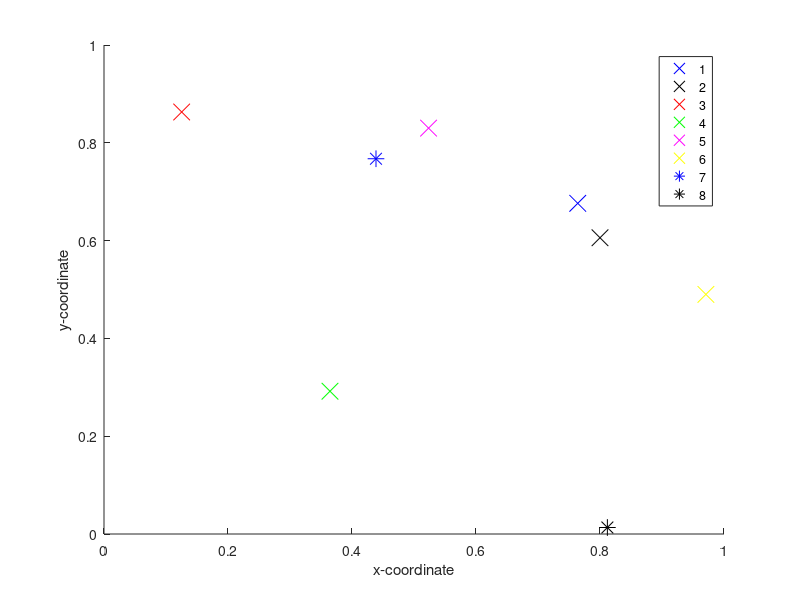

Here is the MATLAB script that generated this plot: (Note: this script raises an error after producing the figure.)
%% Initialize coordinates of cities
%n=input('number of cities:');
clc;
close all;
clear all;


n=8;
% city=rand(n,2); % random init of coordinates of cities
                % 'city' matrix and 'n' can be provided explicitly instead 
                % of random init of coordinates of cities
% city =[0.0640    0.4192;
%     0.5628    0.9510;
%     0.8773    0.9927;
%     0.3052    0.1991;
%     0.6523    0.8703;
%     0.2235    0.6982;
%     0.0350    0.2255;
%     0.6443    0.6001;
%     0.5395    0.0192;
%     0.9961    0.7132];
                
% city =[0.5851    0.9890;
% 0.5749    0.8064;
% 0.2065    0.0430;
% 0.0571    0.5424;
% 0.2295    0.2647];

%order = [1 2 3 5 4];
order = [3 7 5 1 2 6 8 4];
%order = [7 1 6 2 5 3 10 8 9 4];

% city =[0.2458    0.5678;
%     0.6762    0.6130;
%     0.2613    0.8070;
%     0.9615    0.8808;
%     0.4976    0.1600;
%     0.4278    0.0892];

city =[0.7641    0.6762;
     0.8    0.6058;
     0.1253    0.863;
     0.3645    0.2920;
     0.5235    0.8300;
     0.9708    0.4900;
     0.4387    0.7674;
     0.8119    0.0133];
       % 0.8961    0.3485];                

l=0;
a=(2*pi)/n;
figure(1);
hold on;
plot(city(1,1),city(1,2),'bx','MarkerSize',12);
plot(city(2,1),city(2,2),'kx','MarkerSize',12);
plot(city(3,1),city(3,2),'rx','MarkerSize',12);
plot(city(4,1),city(4,2),'gx','MarkerSize',12);
plot(city(5,1),city(5,2),'mx','MarkerSize',12);
plot(city(6,1),city(6,2),'yx','MarkerSize',12);
plot(city(7,1),city(7,2),'b*','MarkerSize',12);
plot(city(8,1),city(8,2),'k*','MarkerSize',12);
% plot(city(9,1),city(9,2),'r*','MarkerSize',12);
% plot(city(10,1),city(10,2),'g*','MarkerSize',12);
xlabel('x-coordinate')
ylabel('y-coordinate')
legend('1','2','3','4','5', '6', '7', '8' ); %, '9', '10');
%title('Coordinates of cities');
%hold off;
corr_sum = 0;
fault_lim = 1;
corr_tot = 100;
%%
for iter = 1:corr_tot

runs=1;
L_hist=zeros(runs,1);

ap=1;
Cv=0.4;     % Value of parameter C
kv=0.1;     % Value of parameter k

res=zeros(size(kv,2),ap);
for w=1:ap,
    sp=zeros(size(kv,2),1);
    min_E=zeros(size(kv,2),1);
    for e=1:size(kv,2),
        for k=1:runs,
        %disp(k);
        % Parameters initialization
        mag=2*rand(n,1);
        theta=2*pi*rand(n,1);
        z=complex(mag.*cos(theta),mag.*sin(theta));  % initializing z 
        
        z_init=z;
        iter=12000;   % total no. of iterations  12000
        fac=0.1;     % Noise Decay factor
        alpha=0.01;  % delta t
        ann = 1 - 1e-2;
        L_energy=zeros(iter,1);
        z_e=zeros(iter,n);
        gr_L = ones(iter, 1);


        %% Update of zj
        iter1 = 0;
        i = 0;
        while (max(abs(gr_L)) > 1e-2)
            i = i + 1;
            iter1 = iter1 + 1;
            tn=2*pi*rand(n,1);
            zn=complex(cos(fac*tn),sin(fac*tn));
            fac=ann*fac;
            z=z.*zn;
            [L,gr_L]=energy_3(city,z,kv(e),Cv,l);
            L_energy(i)=L;
            for j=1:n
                z(j)=z(j)-alpha*gr_L(j);
                z_e(i,j)=z(j);
            end
        end
        
        disp('iterations');
        disp(iter1);
        
        %% Plotting evolution of energy L
        if (k<=2)
%             figure(2);
%             hold on;
%             plot(L_energy,'color',rand(1,3));
%             title('Evolution of L');
%             xlabel('Iterations');
%             ylabel('Energy L');
        end
        %disp('Final L');
        %disp(L);

        if (mod(k,1)==0)
            %disp('gr');
            %disp(gr_L);
        end
        L_hist(k)=round(L*10000)/(10000);
        
        end

    E=unique(L_hist);
    count=zeros(size(E,1),1);
    t=0;
    for i=1:size(E,1)
        if isnan(E(i))==0
            for j=1:size(L_hist,1),
                if L_hist(j)==E(i)
                    count(i)=count(i)+1;
                    t=t+1;
                end
            end
        end
    end
    %disp([E,count])
    %disp(t)     % total no.of non NaN final energy
    ind=find(isnan(E)==0);
    %figure(4);
    %bar(E(ind),count(ind)/t);
    %disp([E(ind),count(ind)]);
    %xlabel('Energy');
    %ylabel('Probability');

    i=find(E==min(E));
    %disp('E=');
    %disp(E);
    %disp('min E=');
    %disp(min(E));
    min_E(e)=min(E);
    %sp(e)=count(i)/t;
    end

% figure(5);
% plot(kv,sp,'color',rand(1,3));
% disp('The success prob is');
% disp('C=');disp(Cv);
% disp('kv  sp min-E=');
% disp([kv',sp,min_E]);
% hold on;
% axis([0.4,2,0,1]);
% xlabel('Value of Parameter');ylabel('Success Probability');
res(:,w)=sp;
end

%% Plotting initial and final z on unit circle 
l=1;
[L,gr_L]=energy_3(city,z,kv(e),Cv,l);

% figure(4);
% plot(real(z_e(1,1)),imag(z_e(1,1)), '*');
% hold on
% plot(real(z_e(1,:)),imag(z_e(1,:)));
% disp('total iterations');
% disp(iter1);
        
figure(3);
x=0:0.01*pi:2*pi;
z1=complex(cos(x),sin(x));
plot(z1,'c:');
hold on;
axis([-1.5,1.5,-1.5,1.5]);

%% To view evolution of nodes 
% pause(5);
% for k=1:500
%     %disp(k);
%     plot(z1,'c:');
%     plot(z_e(k,1),'bx','MarkerSize',12);
%     plot(z_e(k,2),'kx','MarkerSize',12);
%     plot(z_e(k,3),'rx','MarkerSize',12);
%     plot(z_e(k,4),'gx','MarkerSize',12);
%     plot(z_e(k,5),'mx','MarkerSize',12);
% 
%     %plot(z_e(k,6),'bo','MarkerSize',6);
%     %plot(z_e(k,7),'ko','MarkerSize',6);
%     %plot(z_e(k,8),'ro','MarkerSize',6);
%     %plot(z_e(k,9),'go','MarkerSize',6);
%     %plot(z_e(k,10),'mo','MarkerSize',6);
% 
%     %plot(z_e(k,11),'b*','MarkerSize',10);
%     %plot(z_e(k,12),'k*','MarkerSize',10);
%     %plot(z_e(k,13),'r*','MarkerSize',10);
%     %plot(z_e(k,14),'g*','MarkerSize',10);
%     %plot(z_e(k,15),'m*','MarkerSize',10);
% 
%     
% %     plot(z_init(1),'bo','MarkerSize',6);
% %     plot(z_init(2),'ko','MarkerSize',6);
% %     plot(z_init(3),'ro','MarkerSize',6);
% %     plot(z_init(4),'go','MarkerSize',6);
% %     plot(z_init(5),'mo','MarkerSize',6);
% %     
%     pause(1e-3);
%     plot(z_e(k,1),'wx','MarkerSize',12);
%     plot(z_e(k,2),'wx','MarkerSize',12);
%     plot(z_e(k,3),'wx','MarkerSize',12);
%     plot(z_e(k,4),'wx','MarkerSize',12);
%     plot(z_e(k,5),'wx','MarkerSize',12);
% 
%     %plot(z_e(k,6),'wo','MarkerSize',6);
%     %plot(z_e(k,7),'wo','MarkerSize',6);
%     %plot(z_e(k,8),'wo','MarkerSize',6);
%     %plot(z_e(k,9),'wo','MarkerSize',6);
%     %plot(z_e(k,10),'wo','MarkerSize',6);
% 
%     %plot(z_e(k,11),'w*','MarkerSize',10);
%     %plot(z_e(k,12),'w*','MarkerSize',10);
%     %plot(z_e(k,13),'w*','MarkerSize',10);
%     %plot(z_e(k,14),'w*','MarkerSize',10);
%     %plot(z_e(k,15),'w*','MarkerSize',10);
% 
% end




% plot(real(z_e(end,6)),imag(z_e(end,6)),'yx','MarkerSize',14);
% 
% plot(real(z_e(end,7)),imag(z_e(end,7)),'b*','MarkerSize',14);
% plot(real(z_e(end,8)),imag(z_e(end,8)),'k*','MarkerSize',14);
% plot(real(z_e(end,9)),imag(z_e(end,9)),'r*','MarkerSize',14);
% plot(real(z_e(end,10)),imag(z_e(end,10)),'g*','MarkerSize',14);

%legend('0', '1','2','3','4','5', '6', '7', '8');
%disp(angle(theta_z(:,2)));
[sort_ang, sort_ind] = sort(angle(z));
%disp(sort_ang);
%disp(sort_ind);
b_ind = find(order == sort_ind(1));
b_ind = rem(b_ind, n) + 1;
corr = 1;
fault = 0;
for i = 2:n
    if (sort_ind(i) ~= order(b_ind))
        fault = fault + 1;
        %break        
    end
    if (fault > fault_lim)
        corr = 0;
       break 
    end
    b_ind = rem(b_ind, n) + 1;   
end

disp('corr');
disp(corr);
corr_sum = corr_sum + corr;
if (corr == 1)
    plot(real(z(1)),imag(z(1)),'bx','MarkerSize',14);
plot(real(z(2)),imag(z(2)),'kx','MarkerSize',14);
plot(real(z(3)),imag(z(3)),'rx','MarkerSize',14);
plot(real(z(4)),imag(z(4)),'gx','MarkerSize',14);
plot(real(z(5)),imag(z(5)),'mx','MarkerSize',14);
plot(real(z(6)),imag(z(6)),'yx','MarkerSize',14);
plot(real(z(7)),imag(z(7)),'r*','MarkerSize',14);
plot(real(z(8)),imag(z(8)),'g*','MarkerSize',14);
    break
end
end

disp('success prob');
disp(corr_sum/corr_tot);

%% Roots of unity
plot(complex(cos(a*0),sin(a*0)),'ko','MarkerSize',4);
plot(complex(cos(a*1),sin(a*1)),'ko','MarkerSize',4);
plot(complex(cos(a*2),sin(a*2)),'ko','MarkerSize',4);
plot(complex(cos(a*3),sin(a*3)),'ko','MarkerSize',4);
plot(complex(cos(a*4),sin(a*4)),'ko','MarkerSize',4);
plot(complex(cos(a*5),sin(a*5)),'ko','MarkerSize',4);
plot(complex(cos(a*6),sin(a*6)),'ko','MarkerSize',4);
plot(complex(cos(a*7),sin(a*7)),'ko','MarkerSize',4);
% plot(complex(cos(a*8),sin(a*8)),'ko','MarkerSize',4);
% plot(complex(cos(a*9),sin(a*9)),'ko','MarkerSize',4);
